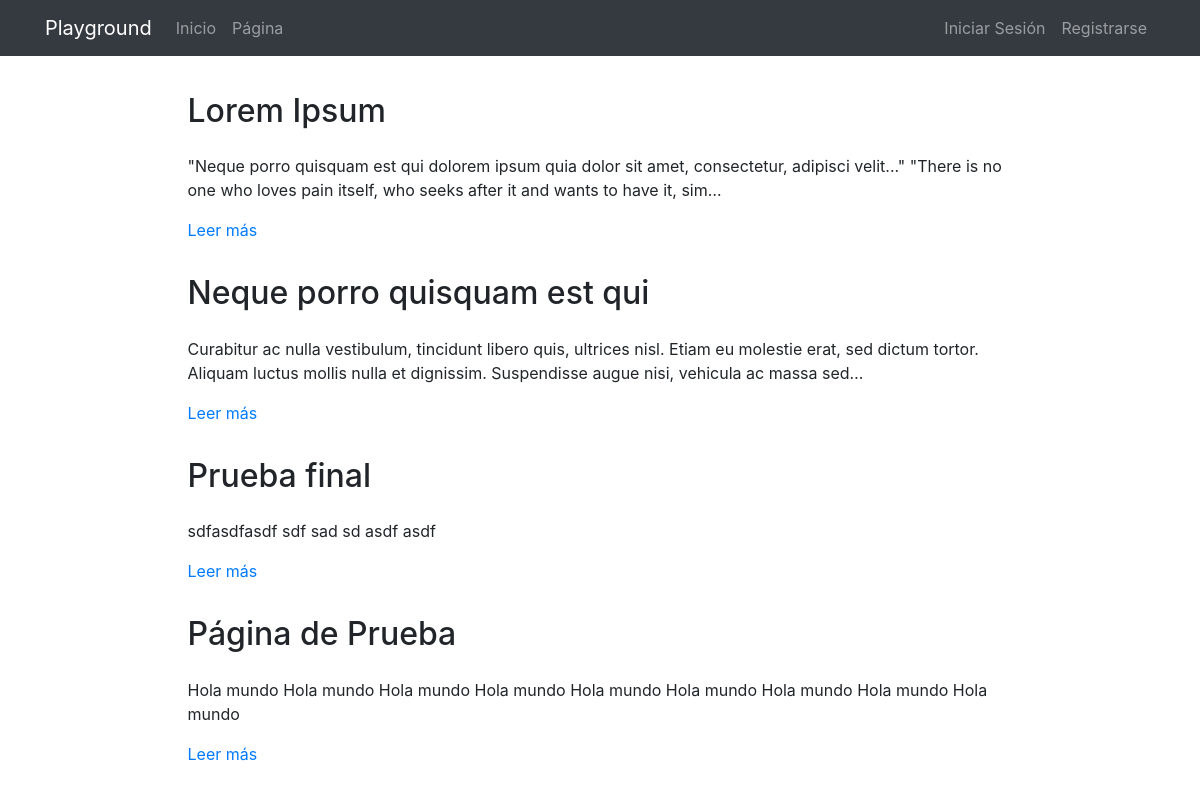
The page /pages/ on the database its author committed.
### pages/models.py (models this page shows, shortened)
class Page(models.Model):
    title = models.CharField(verbose_name="Título", max_length=200)
    content = RichTextField(verbose_name="Contenido")
    order = models.SmallIntegerField(verbose_name="Orden", default=0)
    created = models.DateTimeField(auto_now_add=True, verbose_name="Fecha de creación")
    updated = models.DateTimeField(auto_now=True, verbose_name="Fecha de edición")
    class Meta:
        verbose_name = "página"
        verbose_name_plural = "páginas"
        ordering = ['order', 'title']

### pages/views.py (the view)
# urls.py: path('', PageListView.as_view(), name='pages'),
class PageListView(ListView):
    model = Page
    paginate_by = 100

### pages/templates/pages/page_list.html (shortened to what this page needs)
{% extends 'core/base.html' %}
{% load static %}
{% block content %}
<main role="main">
  <div class="container mb-4">
    {% for page in page_list %}
      <div class="row mt-3">
        <div class="col-md-9 mx-auto">
          <h2 class="mb-4">{{page.title}}</h2>
          <div>
            <p>{{page.content|striptags|safe|truncatechars:"200"}}</p>
            <p><a href="{% url 'pages:page' page.id page.title|slugify %}">Leer más</a>
            </p>
          </div>
        </div>
      </div>
    {% endfor %}
  </div>
</main>
{% endblock %}

### core/static/core/css/main.css (style rules this page uses)
main { padding-top: 20px; }
:root { --jumbotron-padding-y: 3rem; }

### rows shown on the page
Page: title "Lorem Ipsum", content "\"Neque porro quisquam est qui dolorem ipsum quia dolor sit amet, consectetur, adipisci velit...\" \"There is no one who loves pain itself, who seeks after it and wants to have it, sim…"
Page: title "Neque porro quisquam est qui", content "Curabitur ac nulla vestibulum, tincidunt libero quis, ultrices nisl. Etiam eu molestie erat, sed dictum tortor. Aliquam luctus mollis nulla et dignissim. Suspendisse augue nisi, vehicula ac massa sed…"
Page: title "Prueba final", content "sdfasdfasdf sdf sad sd asdf asdf"
Page: title "Página de Prueba", content "Hola mundo Hola mundo Hola mundo Hola mundo Hola mundo Hola mundo Hola mundo Hola mundo Hola mundo"
